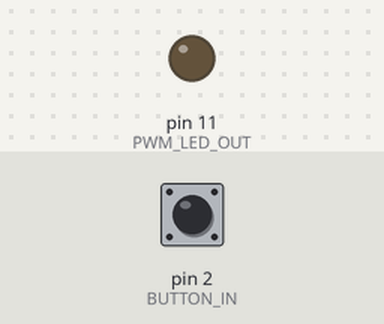
Simulated run of this sketch. Board: Arduino Uno, built with avr-gcc and run on an emulated ATmega328P. Parts: output pins drawn as LEDs (lit = HIGH). The test bench sets the inputs (shaded band); at power-on: pin 2 (BUTTON_IN) LOW.

Above: at 1.2 s.
1.3 s: pin 2 (BUTTON_IN) pulled HIGH for 0.15 s
At 2.4 s:
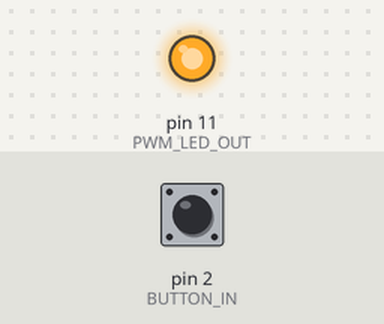
2.9 s: pin 2 (BUTTON_IN) pulled HIGH for 1 s
At 3.6 s:
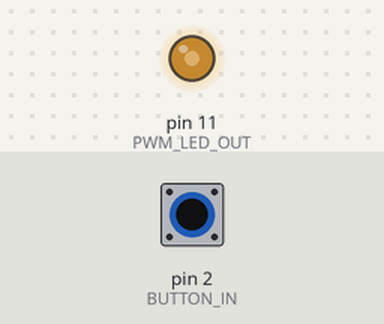
5.4 s: pin 2 (BUTTON_IN) pulsed HIGH 2 times (0.12 s each, 0.3 s apart)
At 5.64 s:
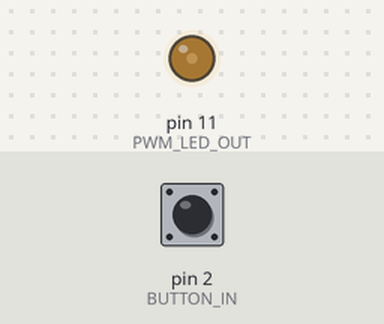
Timing chart, 0 to 8.4 s (numbered marks = the images above; inputs shaded):
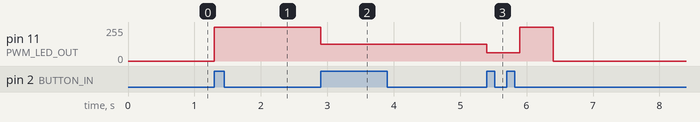

The sketch:

led_blink.ino
```cpp
#define FLASH_RATE_HZ 2.0
#define BUTTON_IN 2
#define PWM_LED_OUT 11
#define PWM_MAX 255

// operating mode: 0 - off, 1 - bright, 2 - mid-bright, 3 - dim, 4 - flash
int operatingMode = 0;
volatile boolean buttonIsPushed = false;
int previousButtonState = 0;
int outputPWM = 0;

unsigned long timeNewKeyPress = 0;
unsigned long timeLastKeyPress = 0;
unsigned int timeDebounce = 500 ;

void setup()
{
   attachInterrupt(digitalPinToInterrupt(BUTTON_IN), ButtonPushed, RISING);
   pinMode(BUTTON_IN, INPUT);
   pinMode(PWM_LED_OUT,OUTPUT);
}

void loop()
{
    Serial.begin(9600);
    CheckForButtonPress();
}


void ButtonPushed()
{
      buttonIsPushed = true;
}

void CheckForButtonPress()
{
    if (buttonIsPushed == true)
    {
        timeNewKeyPress = millis();

        if( timeNewKeyPress-timeLastKeyPress >= timeDebounce)
          {
              operatingMode = operatingMode + 1;
              if (operatingMode == 5)
                {
                  operatingMode = 0;
                }
              timeLastKeyPress = timeNewKeyPress;
              SetPWMBasedOnOperatingMode();
              buttonIsPushed = false;
          }
   }
}

void   SetPWMBasedOnOperatingMode()
 {

    switch (operatingMode)
    {
        case 0:
            outputPWM = 0;
            ShineLed();
            break;

        case 1:
            outputPWM = PWM_MAX;
            ShineLed();
            break;

        case 2:
            outputPWM = int(PWM_MAX/2);
            ShineLed();
            break;

        case 3:
            outputPWM = int(PWM_MAX/4);
            ShineLed();
            break;

        case 4:
            FlashTheLight();
            break;
    }

}


void FlashTheLight()
{
  float Ton=(1/FLASH_RATE_HZ)*1000;
  outputPWM = PWM_MAX;
  ShineLed();
  delay(Ton);

  outputPWM = 0;
  ShineLed();
  delay(Ton);
}

void ShineLed()
{

     analogWrite(PWM_LED_OUT, outputPWM);
}
```

Measured:
- after the input at 1.3 s, pin 11 (PWM_LED_OUT): 0/255 → 255/255 at once
- after the input at 2.9 s, pin 11 (PWM_LED_OUT): 255/255 → 127/255 at once
- after the input at 5.4 s, pin 11 (PWM_LED_OUT): 127/255 → 63/255 at once, → 255/255 0.50 s later, → 0/255 0.50 s later
